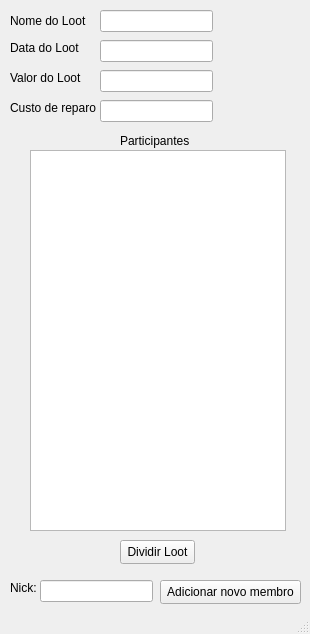
<?xml version="1.0" encoding="UTF-8"?>
<ui version="4.0">
 <class>MainWindow</class>
 <widget class="QMainWindow" name="MainWindow">
  <property name="geometry">
   <rect>
    <x>0</x>
    <y>0</y>
    <width>310</width>
    <height>634</height>
   </rect>
  </property>
  <property name="windowTitle">
   <string>MainWindow</string>
  </property>
  <widget class="QWidget" name="centralwidget">
   <widget class="QPushButton" name="pushButton">
    <property name="geometry">
     <rect>
      <x>120</x>
      <y>540</y>
      <width>75</width>
      <height>24</height>
     </rect>
    </property>
    <property name="text">
     <string>Dividir Loot</string>
    </property>
   </widget>
   <widget class="QLabel" name="label">
    <property name="geometry">
     <rect>
      <x>10</x>
      <y>10</y>
      <width>91</width>
      <height>21</height>
     </rect>
    </property>
    <property name="text">
     <string>Nome do Loot</string>
    </property>
   </widget>
   <widget class="QLabel" name="label_2">
    <property name="geometry">
     <rect>
      <x>10</x>
      <y>40</y>
      <width>81</width>
      <height>16</height>
     </rect>
    </property>
    <property name="text">
     <string>Data do Loot</string>
    </property>
   </widget>
   <widget class="QLineEdit" name="lineEdit">
    <property name="geometry">
     <rect>
      <x>100</x>
      <y>10</y>
      <width>113</width>
      <height>22</height>
     </rect>
    </property>
   </widget>
   <widget class="QLineEdit" name="lineEdit_2">
    <property name="geometry">
     <rect>
      <x>100</x>
      <y>40</y>
      <width>113</width>
      <height>22</height>
     </rect>
    </property>
    <property name="styleSheet">
     <string notr="true"/>
    </property>
    <property name="inputMethodHints">
     <set>Qt::ImhDate</set>
    </property>
    <property name="inputMask">
     <string/>
    </property>
    <property name="text">
     <string/>
    </property>
   </widget>
   <widget class="QLabel" name="label_3">
    <property name="geometry">
     <rect>
      <x>10</x>
      <y>70</y>
      <width>81</width>
      <height>16</height>
     </rect>
    </property>
    <property name="text">
     <string>Valor do Loot</string>
    </property>
   </widget>
   <widget class="QLabel" name="label_4">
    <property name="geometry">
     <rect>
      <x>10</x>
      <y>100</y>
      <width>91</width>
      <height>16</height>
     </rect>
    </property>
    <property name="text">
     <string>Custo de reparo</string>
    </property>
   </widget>
   <widget class="QLineEdit" name="lineEdit_3">
    <property name="geometry">
     <rect>
      <x>100</x>
      <y>70</y>
      <width>113</width>
      <height>22</height>
     </rect>
    </property>
    <property name="styleSheet">
     <string notr="true"/>
    </property>
    <property name="inputMethodHints">
     <set>Qt::ImhFormattedNumbersOnly</set>
    </property>
    <property name="inputMask">
     <string/>
    </property>
    <property name="text">
     <string/>
    </property>
   </widget>
   <widget class="QLineEdit" name="lineEdit_4">
    <property name="geometry">
     <rect>
      <x>100</x>
      <y>100</y>
      <width>113</width>
      <height>22</height>
     </rect>
    </property>
    <property name="styleSheet">
     <string notr="true"/>
    </property>
    <property name="inputMethodHints">
     <set>Qt::ImhFormattedNumbersOnly</set>
    </property>
    <property name="inputMask">
     <string/>
    </property>
    <property name="text">
     <string/>
    </property>
   </widget>
   <widget class="QLabel" name="label_5">
    <property name="geometry">
     <rect>
      <x>120</x>
      <y>130</y>
      <width>71</width>
      <height>21</height>
     </rect>
    </property>
    <property name="text">
     <string>Participantes</string>
    </property>
   </widget>
   <widget class="QLineEdit" name="lineEdit_5">
    <property name="geometry">
     <rect>
      <x>40</x>
      <y>580</y>
      <width>113</width>
      <height>22</height>
     </rect>
    </property>
   </widget>
   <widget class="QPushButton" name="pushButton_2">
    <property name="geometry">
     <rect>
      <x>160</x>
      <y>580</y>
      <width>141</width>
      <height>24</height>
     </rect>
    </property>
    <property name="text">
     <string>Adicionar novo membro</string>
    </property>
   </widget>
   <widget class="QLabel" name="label_6">
    <property name="geometry">
     <rect>
      <x>10</x>
      <y>580</y>
      <width>31</width>
      <height>16</height>
     </rect>
    </property>
    <property name="text">
     <string>Nick:</string>
    </property>
   </widget>
   <widget class="QTableWidget" name="tableWidget">
    <property name="geometry">
     <rect>
      <x>30</x>
      <y>150</y>
      <width>256</width>
      <height>381</height>
     </rect>
    </property>
   </widget>
  </widget>
  <widget class="QStatusBar" name="statusbar"/>
 </widget>
 <resources/>
 <connections/>
</ui>
